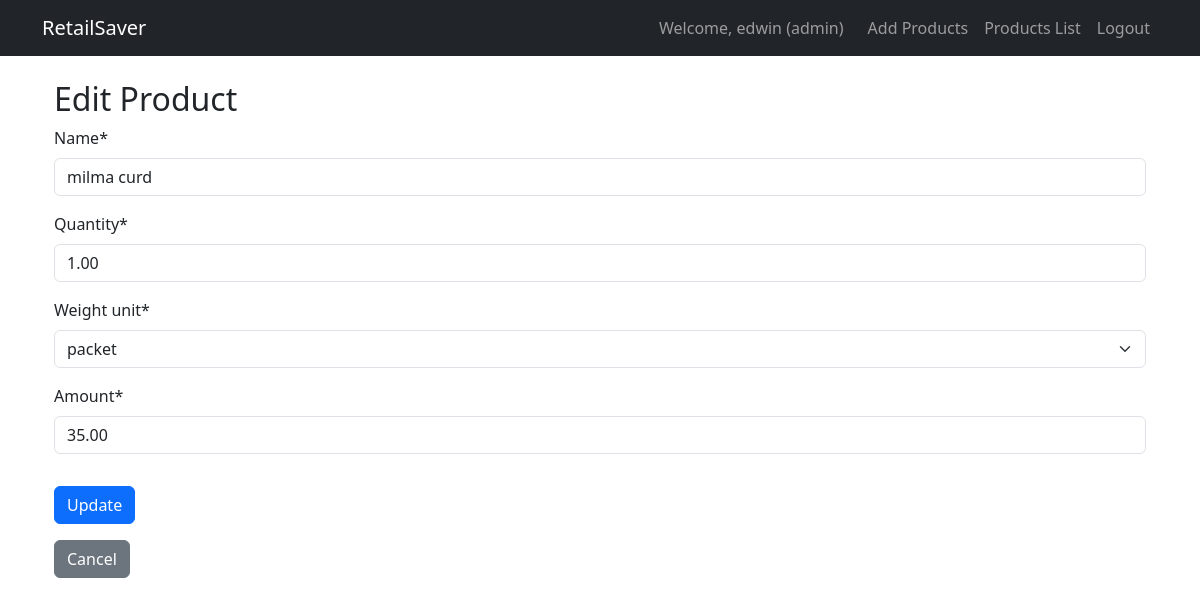
The app's page /products/40/update/ (signed in) with its own data.
### accounts/models.py (models this page shows, shortened)
class CustomUser(AbstractUser):
    ROLE_CHOICES = [
        ('admin', 'Admin'),
    ]
    role = models.CharField(max_length=10, choices=ROLE_CHOICES, default='admin')

### products/models.py (models this page shows, shortened)
class Product(models.Model):
    UNIT_CHOICES = [
        ('g', 'g'),
        ('kg', 'kg'),
        ('ml', 'ml'),
        ('l', 'l'),
        ('packet', 'packet'),
    ]
    name = models.CharField(max_length=200)
    quantity = models.DecimalField(max_digits=10, decimal_places=2)
    weight_unit = models.CharField(max_length=10, choices=UNIT_CHOICES, default='g')
    amount = models.DecimalField(max_digits=10, decimal_places=2)  # Price
    user = models.ForeignKey(User, on_delete=models.CASCADE)
    date_added = models.DateTimeField(default=timezone.now)
    class Meta:
        ordering = ['-date_added']

### products/views.py (the view, shortened to what this page needs)
# urls.py: path('<int:pk>/update/', views.ProductUpdateView.as_view(), name='product_update'),
class ProductUpdateView(AdminRequiredMixin, UpdateView):
    model = Product
    form_class = ProductForm
    template_name = 'products/product_form.html'
    success_url = reverse_lazy('product_list')
    def get_queryset(self):
        return Product.objects.filter(user=self.request.user)

### products/forms.py
class ProductForm(forms.ModelForm):
    class Meta:
        model = Product
        fields = ['name', 'quantity', 'weight_unit', 'amount']
        widgets = {
            'name': forms.TextInput(attrs={'class': 'form-control', 'placeholder': 'e.g., Red Apple'}),
            'quantity': forms.NumberInput(attrs={'class': 'form-control', 'placeholder': 'e.g., 1'}),
            'amount': forms.NumberInput(attrs={'class': 'form-control', 'placeholder': 'e.g., 5'}),
        }
    def __init__(self, *args, **kwargs):
        super().__init__(*args, **kwargs)
        self.helper = FormHelper()
        self.helper.add_input(Submit('submit', 'Save Product', css_class='btn btn-primary w-100'))
        self.fields['weight_unit'].widget.attrs['class'] = 'form-select'

### products/views.py (called while the page is built)
    def dispatch(self, request, *args, **kwargs):
        if not request.user.is_authenticated:
            messages.warning(request, 'You must be logged in to access this page.')
            return HttpResponseRedirect(reverse_lazy('login'))
        if not hasattr(request.user, 'role') or request.user.role != 'admin':
            messages.warning(request, 'No permission to access this page.')
            return HttpResponseRedirect(reverse_lazy('login'))
        return super().dispatch(request, *args, **kwargs)

### products/templates/products/product_form.html (shortened to what this page needs)
{% extends 'home.html' %}
{% load crispy_forms_tags %}
{% block content %}
<div class="container mt-4">
    <h2>{% if form.instance.pk %}Edit{% else %}Add{% endif %} Product</h2>
    <form method="post">
        {{ form|crispy }}
        <button type="submit" class="btn btn-primary mt-3">
            {% if form.instance.pk %}Update{% else %}Submit{% endif %}
        </button>
    </form>
    <a href="{% url 'product_list' %}" class="btn btn-secondary mt-3">Cancel</a>
</div>
{% endblock %}

### templates/home.html (shortened to what this page needs)
<!DOCTYPE html>
<html lang="en">
<head>
    <link href="https://cdn.jsdelivr.net/npm/bootstrap@5.3.0/dist/css/bootstrap.min.css" rel="stylesheet">
</head>
<body>
    <nav class="navbar navbar-expand-lg navbar-dark bg-dark">
        <div class="container">
            <a class="navbar-brand" href="{% url 'home' %}">RetailSaver</a>
            <div class="navbar-nav ms-auto">
                {% if user.is_authenticated %}
                    <span class="navbar-text me-3">Welcome, {{ user.username }} ({{ user.role }})</span>
                    <a class="nav-link" href="{% url 'product_create' %}">Add Products</a>
                    <a class="nav-link" href="{% url 'product_list' %}">Products List</a>
                    <a class="nav-link" href="{% url 'logout' %}">Logout</a>
                {% endif %}
            </div>
        </div>
    </nav>
    <div class="container mt-4">
        {% block content %}{% endblock %}
    </div>
</body>
</html>

### records on screen
CustomUser: username "edwin", role "admin"
Product: name "milma curd", quantity "1.00", weight_unit "packet", amount "35.00"
